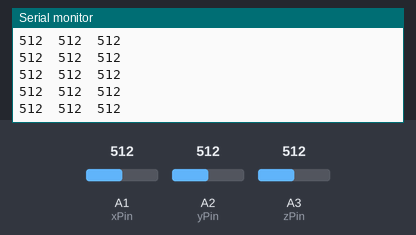
This sketch was run on a simulated Arduino Uno, built with avr-gcc and run on an emulated ATmega328P. Shown: the last lines printed to the serial monitor. The inputs (shaded band) are chosen by the test bench; at power-on: A1 (xPin) = 512, A2 (yPin) = 512, A3 (zPin) = 512.

Above: at 1.2 s.
1.3 s: A1 (xPin) set to 716
At 1.59 s:
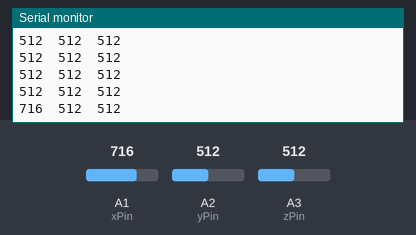
2.8 s: A2 (yPin) set to 716
At 2.81 s:
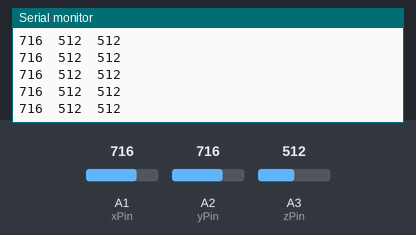
4.3 s: A3 (zPin) set to 716
At 4.44 s:
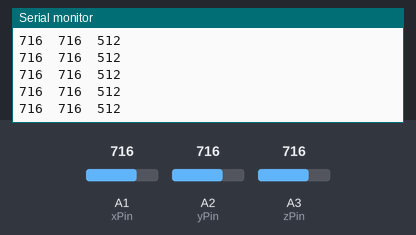
5.8 s: A1 (xPin) set to 900
At 5.87 s:
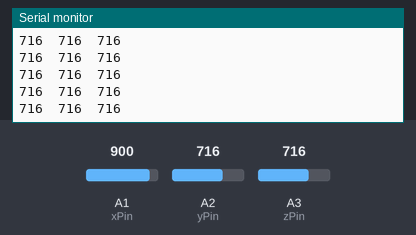
7.3 s: A2 (yPin) set to 900
At 7.5 s:
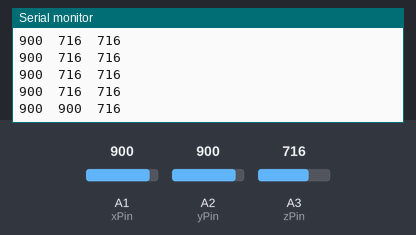
8.8 s: A3 (zPin) set to 900
At 8.92 s:
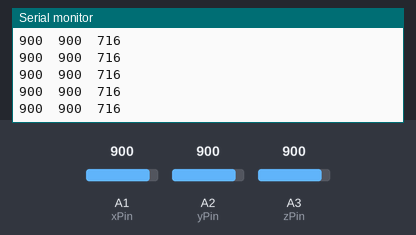
Timing chart, 0 to 11.3 s (numbered marks = the images above; inputs shaded):
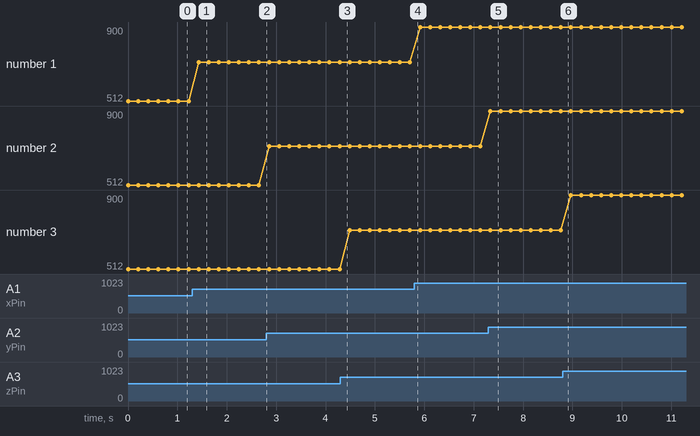

The sketch:

calibration.ino
```cpp
//--------------------------------------------------------------
#define xPin A1
#define yPin A2
#define zPin A3
//--------------------------------------------------------------
// Take multiple samples to reduce noise
const int samples = 10;
//--------------------------------------------------------------

void setup()
{
  Serial.begin(115200);
}


void loop()
{
  //--------------------------------------------------------------
  //Read raw values
  int xRaw=0,yRaw=0,zRaw=0;
  for(int i=0;i<samples;i++)
  {
    xRaw+=analogRead(xPin);
    yRaw+=analogRead(yPin);
    zRaw+=analogRead(zPin);
  }
  xRaw/=samples;
  yRaw/=samples;
  zRaw/=samples;
  //--------------------------------------------------------------
  Serial.print(xRaw);
  Serial.print("\t");
  Serial.print(yRaw);
  Serial.print("\t");
  Serial.print(zRaw);
  Serial.println();
  //--------------------------------------------------------------
  delay(200);
}
```

Measured:
- after the input at 1.3 s, the serial monitor: prints a new line after 0.13 s (image 1)
- after the input at 7.3 s, the serial monitor: prints a new line at once (image 5)
- plotted number 1: 512 → 716 after the input at 1.3 s, 716 → 900 after the input at 5.8 s
